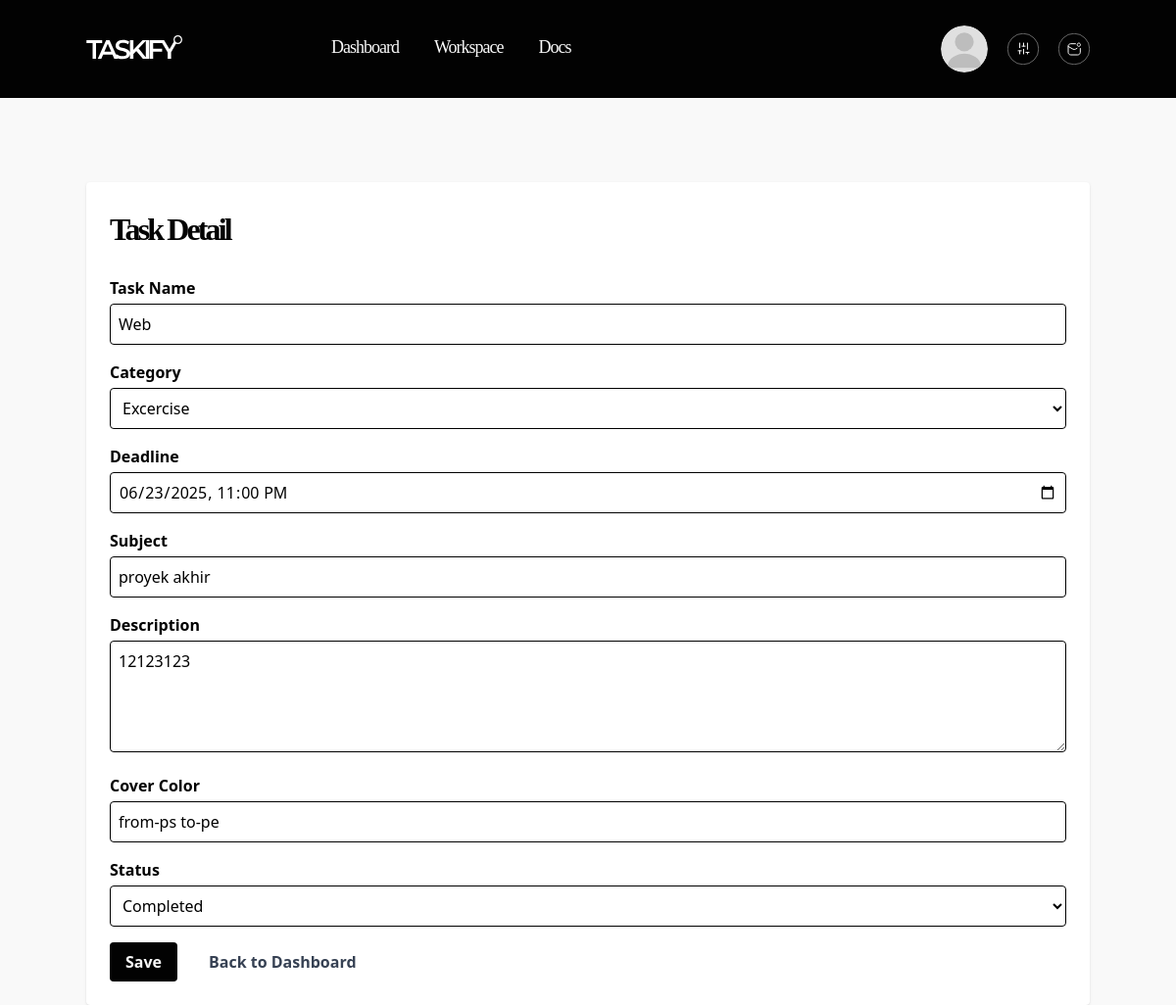
Screenshot of /frontend/task-detail.php?id=4 (signed in) with the database file from the repository.
### tables this page shows
CREATE TABLE `tasks` (
  `id_task` int NOT NULL,
  `id_user` int NOT NULL,
  `task_name` varchar(100) NOT NULL,
  `category` varchar(50) DEFAULT NULL,
  `deadline` datetime DEFAULT NULL,
  `subject` varchar(100) DEFAULT NULL,
  `cover_color` varchar(20) DEFAULT NULL,
  `status` enum('pending','in_progress','completed') DEFAULT 'pending',
  `description` text,
  `created_at` timestamp NULL DEFAULT CURRENT_TIMESTAMP
);

### frontend/task-detail.php (the view, shortened to what this page needs)
<?php
include '../backend/db.php';
$id_user = $_SESSION['id_user'];
$task_id = $_GET['id'] ?? null;
$stmt = $conn->prepare("SELECT * FROM tasks WHERE id_task = ? AND id_user = ?");
$stmt->bind_param("ii", $task_id, $id_user);
$stmt->execute();
$result = $stmt->get_result();
$task = $result->fetch_assoc();
?>
<!DOCTYPE html>
<html>
<head>
    <link href="../src/style.css" rel="stylesheet" />
</head>
<body class="bg-primary">
<?php include 'header.php'; ?>
<main class="container mx-auto mt-[86px] max-w-3xl bg-white p-6 rounded shadow">
    <h1 class="font-mont font-semibold tracking-[-2.88px] text-[32px] text-accent mb-6">Task Detail</h1>
    <form method="POST" action="task-detail.php?id=<?php echo htmlspecialchars($task_id); ?>">
        <div class="mb-4">
            <label for="task_name" class="block font-semibold mb-1">Task Name</label>
            <input type="text" id="task_name" name="task_name" value="<?php echo htmlspecialchars($task['task_name']); ?>" required class="w-full border rounded p-2" />
        </div>
        <div class="mb-4">
            <label for="category" class="block font-semibold mb-1">Category</label>
            <select id="category" name="category" required class="w-full border rounded p-2">
                <?php
                $categories = ['Exam', 'Excercise', 'Presentation', 'Project'];
                foreach ($categories as $cat) {
                    $selected = ($task['category'] === $cat) ? 'selected' : '';
                    echo "<option value=\"" . htmlspecialchars($cat) . "\" $selected>" . htmlspecialchars($cat) . "</option>";
                }
                ?>
            </select>
        </div>
        <div class="mb-4">
            <label for="deadline" class="block font-semibold mb-1">Deadline</label>
            <input type="datetime-local" id="deadline" name="deadline" value="<?php echo date('Y-m-d\TH:i', strtotime($task['deadline'])); ?>" required class="w-full border rounded p-2" />
        </div>
        <div class="mb-4">
            <label for="subject" class="block font-semibold mb-1">Subject</label>
            <input type="text" id="subject" name="subject" value="<?php echo htmlspecialchars($task['subject']); ?>" required class="w-full border rounded p-2" />
        </div>
        <div class="mb-4">
            <label for="description" class="block font-semibold mb-1">Description</label>
            <textarea id="description" name="description" class="w-full border rounded p-2" rows="4"><?php echo htmlspecialchars($task['description']); ?></textarea>
        </div>
        <div class="mb-4">
            <label for="cover_color" class="block font-semibold mb-1">Cover Color</label>
            <input type="text" id="cover_color" name="cover_color" value="<?php echo htmlspecialchars($task['cover_color']); ?>" class="w-full border rounded p-2" />
        </div>
        <div class="mb-4">
            <label for="status" class="block font-semibold mb-1">Status</label>
            <select id="status" name="status" required class="w-full border rounded p-2">
                <?php
                $statuses = ['pending' => 'Pending', 'in_progress' => 'In Progress', 'completed' => 'Completed'];
                foreach ($statuses as $value => $label) {
                    $selected = ($task['status'] === $value) ? 'selected' : '';
                    echo "<option value=\"" . htmlspecialchars($value) . "\" $selected>" . htmlspecialchars($label) . "</option>";
                }
                ?>
            </select>
        </div>
        <div class="flex space-x-4">
            <button type="submit" class="bg-accent text-primary px-4 py-2 rounded font-semibold hover:bg-shade transition">Save</button>
            <a href="dashboard.php" class="inline-block bg-gray-300 text-gray-700 px-4 py-2 rounded font-semibold hover:bg-gray-400 transition">Back to Dashboard</a>
        </div>
    </form>
</main>
</body>
</html>

### rows the page displays
tasks: task_name "Web", deadline "06/23/2025 23:00", subject "proyek akhir", description "12123123", cover_color "from-ps to-pe"

### other values shown
form field category "Excercise"
form field status "Completed"
